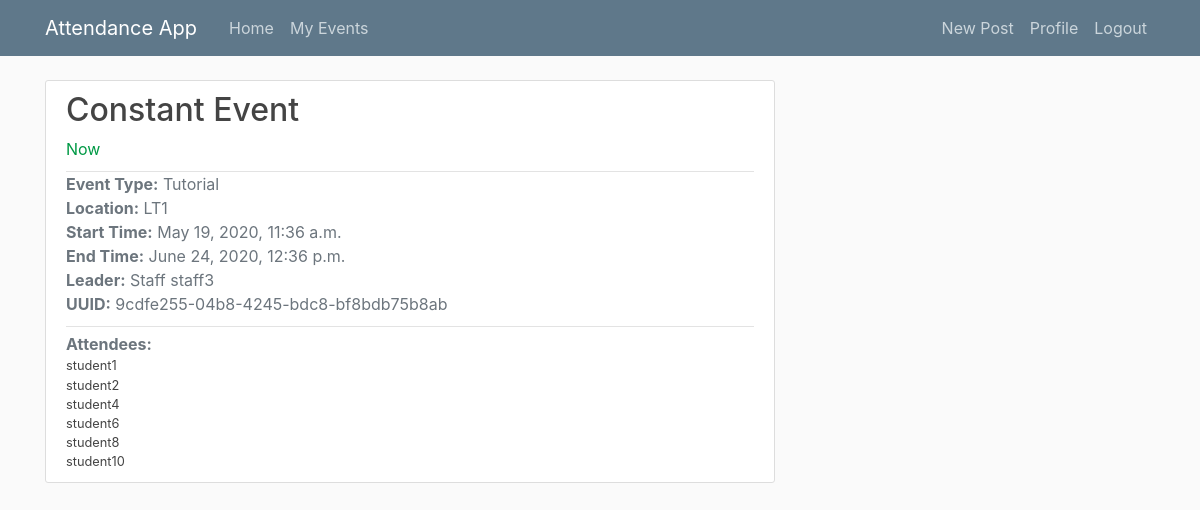
/event/4/ (signed in), run on the app's committed database.
### main/models.py (models this page shows, shortened)
class Event(models.Model):
    EVENT_TYPES = (
        ('LE', 'Lecture'),
        ('EX', 'Examination'),
        ('TU', 'Tutorial'),
        ('SG', 'Study Group')
    )
    title = models.CharField(max_length = 100)
    event_type = models.CharField(max_length=2, choices=EVENT_TYPES) # Lecture, tutorial, exam or study group
    start_time = models.DateTimeField(default = timezone.now)
    end_time = models.DateTimeField(default = one_hour_ahead)
    location = models.CharField(max_length = 100, null = True)
    leader = models.ForeignKey(Staff, on_delete=models.CASCADE, related_name = 'staff_leader') # Leader must be a staff member
    attendees = models.ManyToManyField(Student, related_name='student_attendees')
    auth_uuid = models.UUIDField(default=uuid.uuid4, editable = False) # Generates authentication hash
    def happening_now(self):
        if timezone.now() >= self.start_time and timezone.now() < self.end_time:
            return True

### users/models.py (models this page shows, shortened)
class Staff(models.Model):
    user = models.OneToOneField(User,  on_delete=models.CASCADE) # Each Staff object maps to one account and vice versa
    def __str__(self):
        return f'Staff {self.user.username}'
    class Meta:
        verbose_name_plural = 'Staff' # otherwise default in admin page would be 'Staffs'

class Student(models.Model):
    user = models.OneToOneField(User,  on_delete=models.CASCADE) # Each Student object maps to one account and vice versa
    cid = models.AutoField(primary_key=True) # CIDs have 8 digits
    course = models.CharField(max_length=50, null = True)
    year = models.IntegerField(null=True)

### main/views.py (the view)
# urls.py: path('event/<int:pk>/', EventDetailView.as_view(), name='event-detail'), # DetailView by default expects the pk of the object's whose details are to be shown to be part of the URL path
class EventDetailView(LoginRequiredMixin, UserPassesTestMixin, DetailView):
    model = Event
    def test_func(self):
        event = self.get_object()
        if self.request.user == event.leader.user:
            return True
        elif event.attendees.filter(user=self.request.user):
            return True
        elif self.request.user.groups.filter(name='Admin').exists():
            return True
        else:
            return False

### users/templatetags/user_extras.py (called while the page is built)
@register.filter(name='has_group')
def has_group(user, group_name):
    return user.groups.filter(name=group_name).exists()

### main/templates/main/event_detail.html
{% extends 'main/base.html' %}
{% load user_extras %}
{% block content %}
<article class="media content-section">
    <div class="media-body">
        <div class="article-header">
            <h2 class="article-title">{{ event.title }}</h2>
                {% if event.happening_now %}
                    <div class="article-status">Now</div>
                {% endif %}
        </div>
        <div class="article-metadata">
            <ul class="list-unstyled">
                <li class="text-secondary"><b>Event Type:</b> {{ object.get_event_type_display }}</li>
                <li class="text-muted"><b>Location:</b> {{ object.location }}</li>
                <li class="text-muted"><b>Start Time:</b> {{ object.start_time }}</li>
                <li class="text-muted"><b>End Time:</b> {{ object.end_time }}</li>
                <li class="text-muted"><b>Leader:</b> {{ object.leader }}</li>
                <li class="text-muted"><b>UUID:</b> {{ object.auth_uuid }}</li>
            </ul>
        </div>
        <div>
            {% if not user|has_group:'Students' %}
            <ul class="list-unstyled">
                <li class="text-muted"><b>Attendees:</b></li>
                <small class="text-muted">
                    {% for student in object.attendees.all %}
                    <ul class="list-unstyled">
                        <li class="list-unstyled-item"><a href="{% url 'user-profile' student.user.username %}">{{ student.user.username }}</a></li>
                    </ul>
                    {% endfor %}
                </small></li>
            </ul>
            {% endif %}
        </div>
    </div>
</article>
{% endblock content %}

### main/static/main/main.css (style rules this page uses)
body { background: #fafafa; color: #333333; margin-top: 5rem; }
h1, h2, h3, h4, h5, h6 { color: #444444; }
ul { margin: 0; }
li a { color: #444444; }
.content-section { background: #ffffff; padding: 10px 20px; border: 1px solid #dddddd; border-radius: 3px; margin-bottom: 20px; }
.article-header { padding-bottom: 10px; border-bottom: 1px solid #e3e3e3; }
.article-header .article-title { color: #444444; }
.article-header .article-status { color: #009945; }
.article-metadata { padding-bottom: 10px; margin-bottom: 5px; border-bottom: 1px solid #e3e3e3 }

### data on the page
Event: title "Constant Event", event_type "Tutorial", location "LT1", start_time "May 19, 2020, 11:36 a.m.", end_time "June 24, 2020, 12:36 p.m.", leader "Staff staff3", auth_uuid "9cdfe255-04b8-4245-bdc8-bf8bdb75b8ab"
Student: user.username "student1"
Student: user.username "student2"
Student: user.username "student4"
Student: user.username "student6"
Student: user.username "student8"
Student: user.username "student10"
